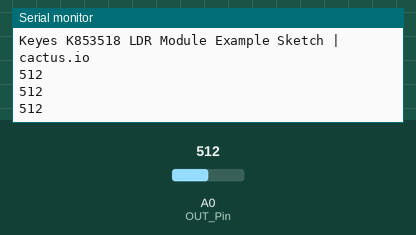
This sketch was run on a simulated Arduino Uno, built with avr-gcc and run on an emulated ATmega328P. On the bench: the last lines printed to the serial monitor. The test bench sets the inputs (shaded band); at power-on: A0 (OUT_Pin) = 512.

Above: at 1.3 s.
1.4 s: A0 (OUT_Pin) set to 716
At 1.9 s:
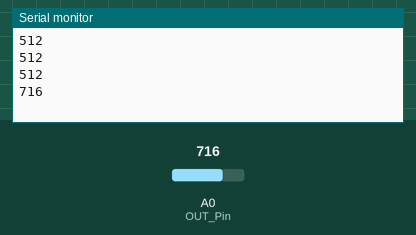
2.9 s: A0 (OUT_Pin) set to 900
At 3.4 s:
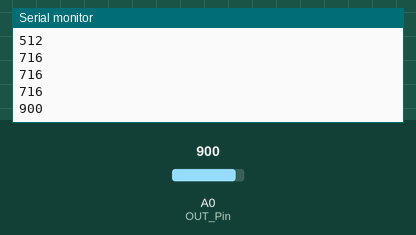
Timing chart, 0 to 5.9 s (numbered marks = the images above; inputs shaded):
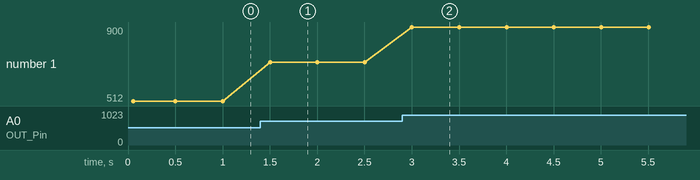

Measured:
- after the input at 1.4 s, the serial monitor: prints a new line after 0.10 s (image 1)
- after the input at 2.9 s, the serial monitor: prints a new line after 0.10 s (image 2)
- plotted number 1: 512 → 716 after the input at 1.4 s, 716 → 900 after the input at 2.9 s

The sketch:

keyesldr.ino
```cpp
// Example Sketch for Keyes K853518 LDR Module (Light Dependent PhotoResistor).
// It reads the voltage at the OUT Pin and displays it on the console. The value should
// range from 0 to 1024. The lower the value the lower the light. The higher
// the value means more light being received by the LDR.
// Written by cactus.io. For more details and how to hookup the Keyes K853518 LDR module to
// the Arduino then visit this link.
// http://cactus.io/hookups/sensors/light/ldr/hookup-arduino-to-keyes-k853518-light-sensor-module

int OUT_Pin = A0;

void setup() {
    Serial.begin(9600);
    Serial.println("Keyes K853518 LDR Module Example Sketch | cactus.io");
}

void loop() {
   Serial.println(analogRead(OUT_Pin));
   delay(500);
}
```
